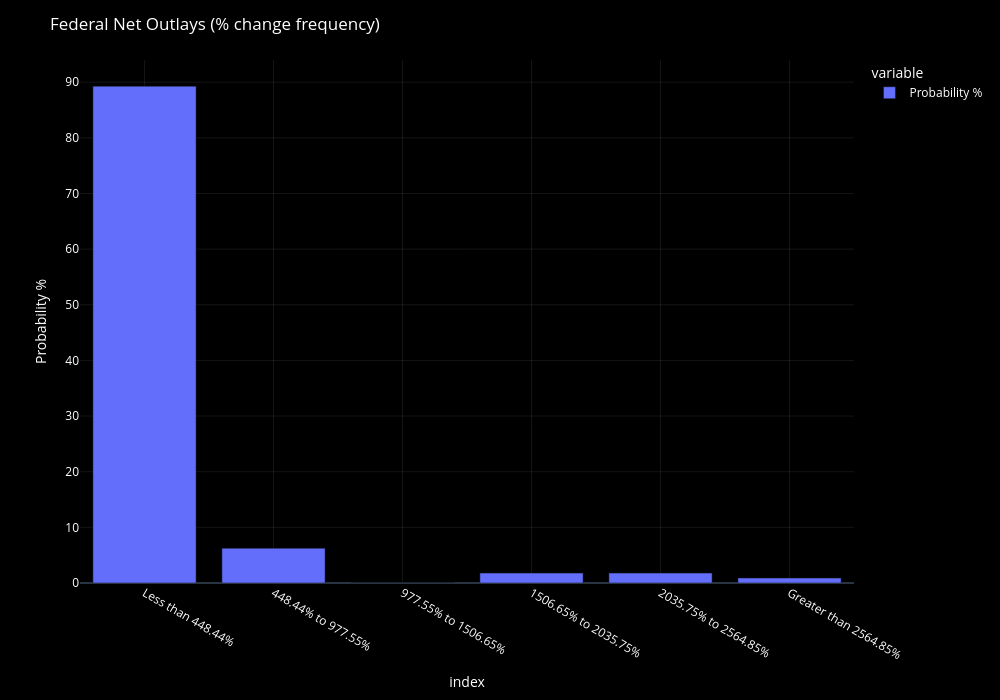

This figure's notebook cell:
### Code cell
fig = plot_df_chart(
    freq_table[['Probability %']],
    chart_title = f'{DICT[INDICATOR]['title']} (% change frequency)',
    chart_type = "bar",
    yaxis_title = "Probability %",
    width=1000,
    height=700,
    show_rangeslider=False
)

### Figure 1 — Plotly figure (JSON) as saved in the notebook; plotly's stock layout.template omitted (floating-point values rounded to 4 significant figures)
{"data": [{"hovertemplate": "<b>%{fullData.name}</b><br>%{y:.2f}<extra></extra>", "legendgroup": "Probability %", "marker": {"color": "#636efa", "pattern": {"shape": ""}}, "name": "Probability %", "orientation": "v", "showlegend": true, "textposition": "auto", "type": "bar", "x": ["Less than 448.44%", "448.44% to 977.55%", "977.55% to 1506.65%", "1506.65% to 2035.75%", "2035.75% to 2564.85%", "Greater than 2564.85%"], "xaxis": "x", "y": [89.29, 6.25, 0.0, 1.786, 1.786, 0.8929], "yaxis": "y"}], "layout": {"barmode": "relative", "dragmode": "zoom", "font": {"color": "white", "size": 12}, "height": 700, "legend": {"bgcolor": "rgba(0,0,0,0)", "itemclick": "toggle", "itemdoubleclick": "toggleothers", "title": {"text": "variable"}, "tracegroupgap": 0}, "margin": {"t": 60}, "paper_bgcolor": "black", "plot_bgcolor": "black", "title": {"text": "Federal Net Outlays (% change frequency)"}, "width": 1000, "xaxis": {"anchor": "y", "domain": [0, 1], "gridcolor": "rgba(255,255,255,0.08)", "rangeslider": {"visible": false}, "showgrid": true, "title": {"text": "index"}}, "yaxis": {"anchor": "x", "domain": [0, 1], "fixedrange": false, "gridcolor": "rgba(255,255,255,0.08)", "showgrid": true, "title": {"text": "Probability %"}}}}
